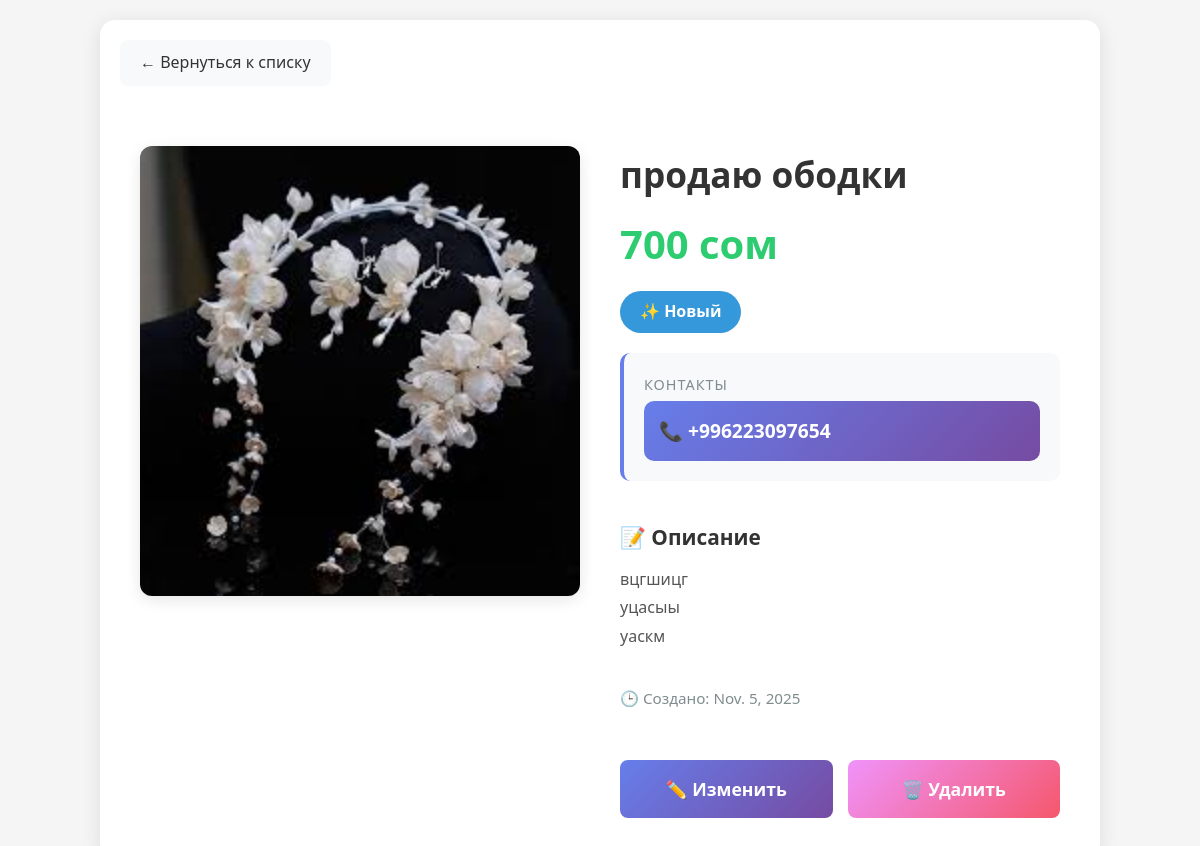
Page /7/ on the committed database.
### lalafo_app/models.py (models this page shows, shortened)
class Product(models.Model):
    product_name = models.CharField(max_length=100)
    product_price = models.PositiveIntegerField()
    phone_number = PhoneNumberField()
    description = models.TextField()
    product_type = models.BooleanField()
    create_date = models.DateField(auto_now_add=True)
    image = models.ImageField(null=True, blank=True)

### lalafo_app/views.py (the view)
# urls.py: path('<int:pk>/', ProductDetailView.as_view(),name='product_detail'),
class ProductDetailView(DetailView):
    queryset = Product.objects.all()
    context_object_name = 'product'
    template_name = 'product_detail.html'

### lalafo_app/templates/product_detail.html (shortened to what this page needs)
<!DOCTYPE html>
<html lang="ru">
<head>
</head>
<body>
    <div class="container">
        <a href="{% url 'product_list' %}" class="back-button">
            ← Вернуться к списку
        </a>
        <div class="product-detail">
            <div class="product-image-section">
                {% if product.image %}
                    <img src="{{ product.image.url }}" alt="{{ product.product_name }}" class="product-image">
                {% else %}
                    <div class="no-image">
                        📷 Нет изображения
                    </div>
                {% endif %}
            </div>
            <div class="product-info">
                <div>
                    <h1 class="product-title">{{ product.product_name }}</h1>
                    <div class="product-price">{{ product.product_price }} сом</div>
                    {% if product.product_type %}
                        <span class="product-condition condition-new">✨ Новый</span>
                    {% else %}
                        <span class="product-condition condition-used">♻️ Б/у</span>
                    {% endif %}
                </div>
                <div class="info-section">
                    <div class="info-label">Контакты</div>
                    <div class="phone-number">
                        📞 {{ product.phone_number }}
                    </div>
                </div>
                <div class="description-section">
                    <div class="description-title">📝 Описание</div>
                    <div class="description-text">{{ product.description }}</div>
                </div>
                <div class="date-info">
                    🕒 Создано: {{ product.create_date }}
                </div>
                <div class="action-buttons">
                    <a href="{% url 'product_update' product.pk %}" class="btn btn-edit">
                        ✏️ Изменить
                    </a>
                    <a href="{% url 'product_delete' product.pk %}" class="btn btn-delete">
                        🗑️ Удалить
                    </a>
                </div>
            </div>
        </div>
    </div>
</body>
</html>

### lalafo_app/templates/product_detail.html (style rules this page uses)
* { margin: 0; padding: 0; box-sizing: border-box; }
body { font-family: 'Segoe UI', Tahoma, Geneva, Verdana, sans-serif; background-color: #f5f5f5; padding: 20px; line-height: 1.6; }
.container { max-width: 1000px; margin: 0 auto; background: white; border-radius: 15px; box-shadow: 0 4px 20px rgba(0,0,0,0.1); overflow: hidden; }
.back-button { display: inline-flex; align-items: center; gap: 8px; padding: 10px 20px; margin: 20px; background: #f8f9fa; color: #333; text-decoration: none; border-radius: 8px; font-weight: 500; transition: all 0.3s ease; }
.product-detail { display: grid; grid-template-columns: 1fr 1fr; gap: 40px; padding: 40px; }
.product-image-section { position: relative; }
.product-image { width: 100%; height: 450px; object-fit: cover; border-radius: 12px; box-shadow: 0 4px 15px rgba(0,0,0,0.1); }
.product-info { display: flex; flex-direction: column; gap: 20px; }
.product-title { font-size: 2.2em; font-weight: bold; color: #333; margin-bottom: 10px; }
.product-price { font-size: 2.5em; color: #2ecc71; font-weight: bold; margin-bottom: 15px; }
.product-condition { display: inline-block; padding: 8px 20px; border-radius: 25px; font-size: 1em; font-weight: 600; width: fit-content; }
.condition-new { background-color: #3498db; color: white; }
.info-section { background: #f8f9fa; padding: 20px; border-radius: 10px; border-left: 4px solid #667eea; }
.info-label { font-size: 0.9em; color: #7f8c8d; text-transform: uppercase; letter-spacing: 1px; margin-bottom: 5px; }
.phone-number { display: flex; align-items: center; gap: 10px; padding: 15px; background: linear-gradient(135deg, #667eea 0%, #764ba2 100%); color: white; border-radius: 10px; font-size: 1.2em; font-weight: 600; }
.description-section { margin-top: 20px; }
.description-title { font-size: 1.3em; font-weight: 600; color: #333; margin-bottom: 10px; }
.description-text { color: #555; line-height: 1.8; white-space: pre-wrap; }
.date-info { color: #7f8c8d; font-size: 0.95em; margin-top: 15px; }
.action-buttons { display: flex; gap: 15px; margin-top: 30px; }
.btn { flex: 1; padding: 15px 30px; border: none; border-radius: 8px; font-size: 1.1em; font-weight: 600; cursor: pointer; transition: all 0.3s ease; text-decoration: none; display: inline-block; text-align: center; }
.btn-edit { background: linear-gradient(135deg, #667eea 0%, #764ba2 100%); color: white; }
.btn-delete { background: linear-gradient(135deg, #f093fb 0%, #f5576c 100%); color: white; }

### rows in the picture
Product: image (picture), product_name "продаю ободки", product_price "700", phone_number "+996223097654", description "вцгшицг уцасыы уаскм", create_date "Nov. 5, 2025"
